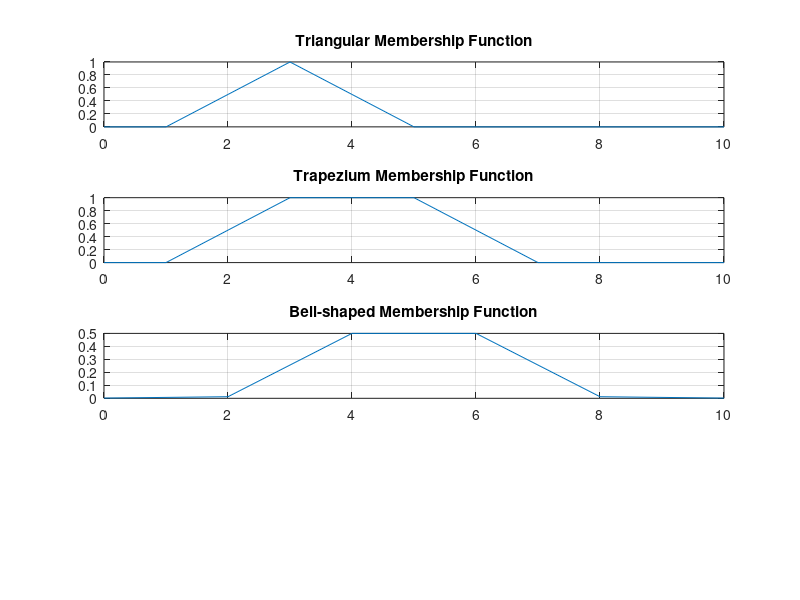

Recreate this plot in MATLAB. (Note: this script raises an error after producing the figure.)
% Triangular Membership Function
x1 = 0.0:1.0:10.0;
y1 = trimf(x1,[1 3 5]);
subplot(4,1,1)
plot(x1,y1)
title("Triangular Membership Function");
grid on;

% Trapezium Membership Function
x2 = 0.0:1.0:10.0;
y2 = trapmf(x2,[1 3 5 7]);
subplot(4,1,2)
plot(x2,y2)
title("Trapezium Membership Function");
grid on;

% Bell-shaped Membership Function
x3 = 0.0:2.0:10.0;
y3 = gbellmf(x3,[1 2 5]);
subplot(4,1,3)
plot(x3,y3)
title("Bell-shaped Membership Function");
grid on;

% Gauss Membership Function
x4 = 0.0:1.0:10.0;
y4 = gaussmf(x4,[1 3 5 7]);
subplot(4,1,4)
plot(x4,y4)
title("Gaussian Membership Function");
grid on;